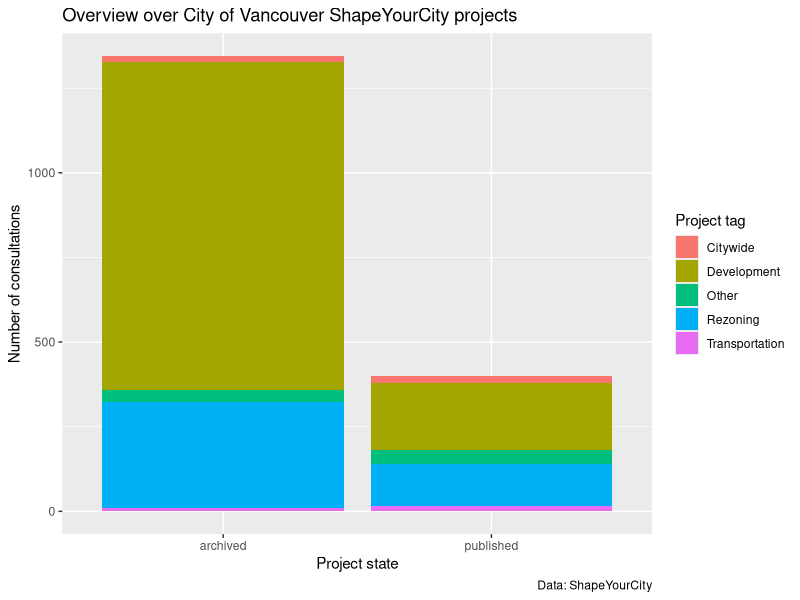

Source code (R):
## ---- chunk 1
knitr::opts_chunk$set(
	echo = FALSE,
	message = FALSE,
	warning = FALSE
)
library(dplyr)
library(readr)
library(ggplot2)
## ---- chunk 2
data <- read_csv(here::here("data/shapeyourcity.csv")) %>%
  mutate(Approved=grepl("Approved",`project-tag-list`,ignore.case = TRUE),
         Development=grepl("Development",`project-tag-list`,ignore.case = TRUE),
         Rezoning=grepl("Rezoning",`project-tag-list`,ignore.case = TRUE),
         Citywide=grepl("Citywide",`project-tag-list`,ignore.case = TRUE),
         Transportation=grepl("Transportation",`project-tag-list`,ignore.case = TRUE)) 

data %>%
  mutate(type=case_when(Rezoning~"Rezoning",Development~"Development",Citywide~"Citywide",
                        Transportation~"Transportation",TRUE~"Other")) %>%
  count(state,type) %>%
  ggplot(aes(x=state,y=n,fill=type)) +
  geom_bar(stat="identity") +
  labs(title="Overview over City of Vancouver ShapeYourCity projects",
       fill="Project tag",
       y="Number of consultations",
       x="Project state",
       caption="Data: ShapeYourCity")
